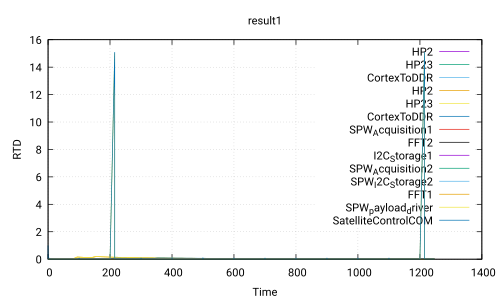

Source code (gnuplot):
 set title 'result1'
 set ylabel 'RTD'
 set xlabel 'Time'
 set grid
 set term pdf
 set output 'Use_case_DoubleCamera_noSafety.ATIPPIC0.executable340.0_60.0.pdf'
 plot 'Use_case_DoubleCamera_noSafety.ATIPPIC0.executable340.0_60.0.csv' using 1:2 with lines title 'HP2','Use_case_DoubleCamera_noSafety.ATIPPIC0.executable340.0_60.0.csv' using 1:3 with lines title 'HP23','Use_case_DoubleCamera_noSafety.ATIPPIC0.executable340.0_60.0.csv' using 1:4 with lines title 'CortexToDDR','Use_case_DoubleCamera_noSafety.ATIPPIC0.executable340.0_60.0.csv' using 1:5 with lines title 'HP2','Use_case_DoubleCamera_noSafety.ATIPPIC0.executable340.0_60.0.csv' using 1:6 with lines title 'HP23','Use_case_DoubleCamera_noSafety.ATIPPIC0.executable340.0_60.0.csv' using 1:7 with lines title 'CortexToDDR','Use_case_DoubleCamera_noSafety.ATIPPIC0.executable340.0_60.0.csv' using 1:8 with lines title 'SPW_Acquisition1','Use_case_DoubleCamera_noSafety.ATIPPIC0.executable340.0_60.0.csv' using 1:9 with lines title 'FFT2','Use_case_DoubleCamera_noSafety.ATIPPIC0.executable340.0_60.0.csv' using 1:10 with lines title 'I2C_Storage1','Use_case_DoubleCamera_noSafety.ATIPPIC0.executable340.0_60.0.csv' using 1:11 with lines title 'SPW_Acquisition2','Use_case_DoubleCamera_noSafety.ATIPPIC0.executable340.0_60.0.csv' using 1:12 with lines title 'SPW_I2C_Storage2','Use_case_DoubleCamera_noSafety.ATIPPIC0.executable340.0_60.0.csv' using 1:13 with lines title 'FFT1','Use_case_DoubleCamera_noSafety.ATIPPIC0.executable340.0_60.0.csv' using 1:14 with lines title 'SPW_payload_driver','Use_case_DoubleCamera_noSafety.ATIPPIC0.executable340.0_60.0.csv' using 1:15 with lines title 'SatelliteControlCOM'
